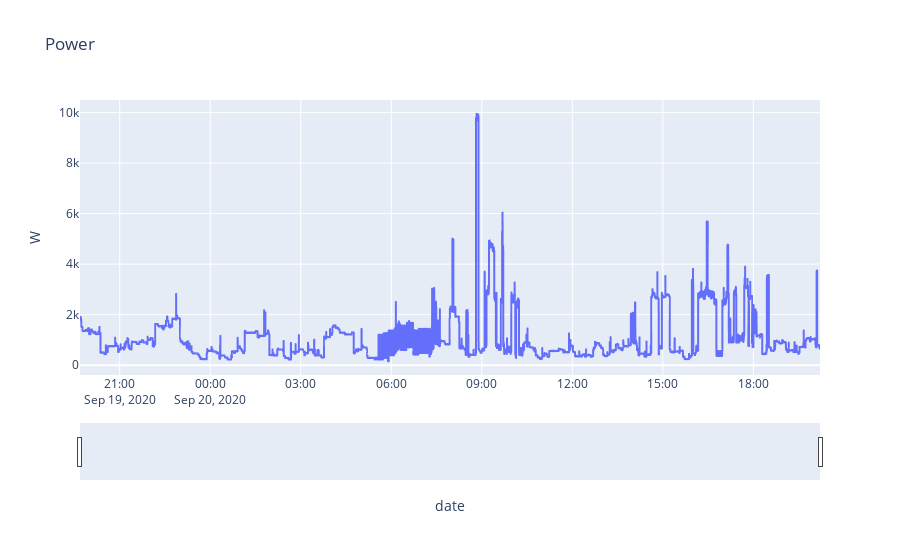

The code cell stored with this chart in its notebook:
### Code cell
fig = px.line(df, x=df.timestamp.dt.to_pydatetime(), y="W", labels = {'x':'date'},title="Power")
fig.update_xaxes(rangeslider_visible=True)
fig.show()

### Figure 1 — Plotly figure (JSON) as saved in the notebook; plotly's stock layout.template omitted (floating-point values rounded to 4 significant figures; data arrays with more than 128 entries replaced by an {"elided": "..."} marker saying what was removed)
{"data": [{"hovertemplate": "date=%{x}<br>W=%{y}<extra></extra>", "legendgroup": "", "line": {"color": "#636efa", "dash": "solid"}, "mode": "lines", "name": "", "showlegend": false, "type": "scattergl", "x": {"elided": "17526 str values"}, "xaxis": "x", "y": {"elided": "17526 float values"}, "yaxis": "y"}], "layout": {"legend": {"tracegroupgap": 0}, "title": {"text": "Power"}, "xaxis": {"anchor": "y", "domain": [0, 1], "rangeslider": {"visible": true}, "title": {"text": "date"}}, "yaxis": {"anchor": "x", "domain": [0, 1], "title": {"text": "W"}}}}
